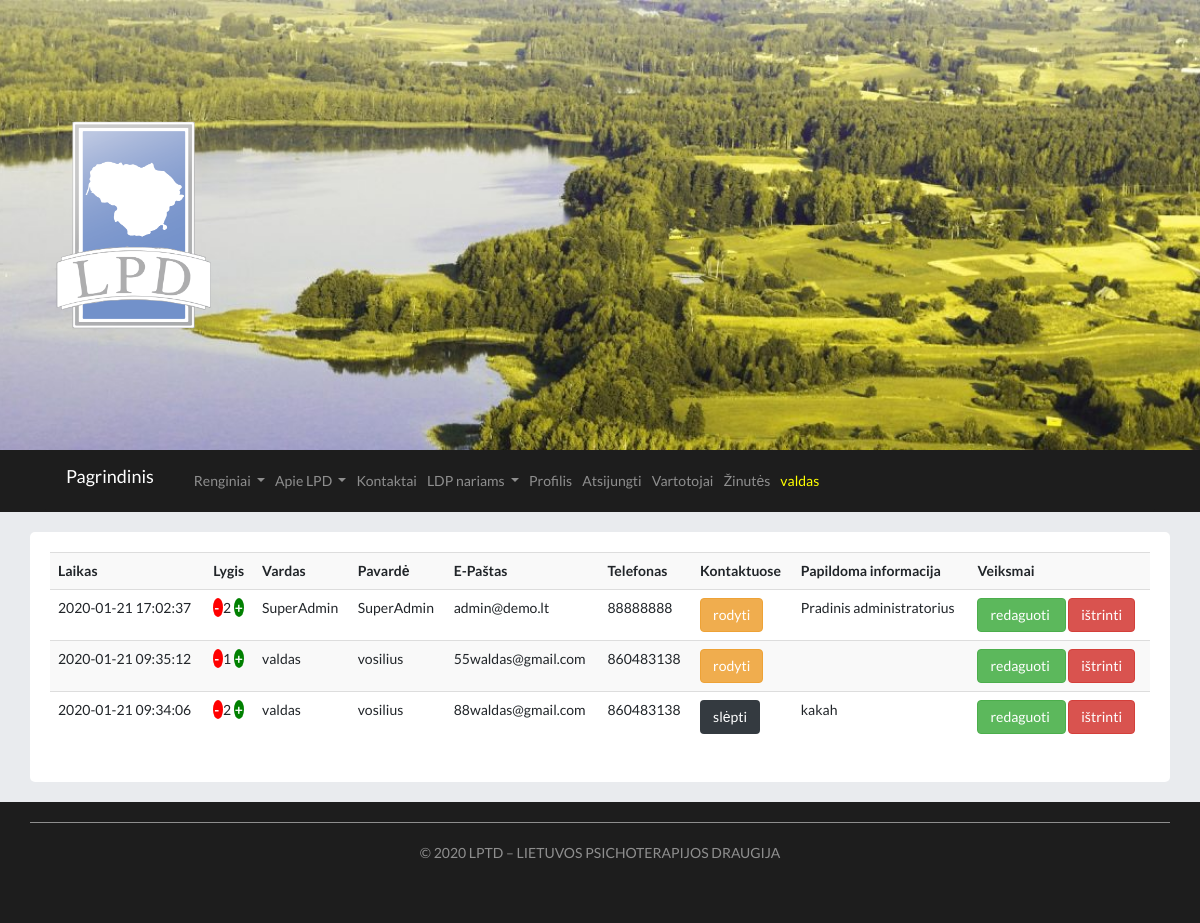
Page /vartotojai/ (signed in) on the committed database.
### main.py (models this page shows)
class User(db.Model):
	id = db.Column(db.Integer, primary_key=True)
	date_created = db.Column(db.DateTime, default=datetime.utcnow)
	name = db.Column(db.String(200), nullable=False)
	surname = db.Column(db.String(200), nullable=False)
	phone = db.Column(db.String(200), default="")
	email = db.Column(db.String(200), nullable=False)
	lvl = db.Column(db.Integer, default=0)
	password = db.Column(db.String(200), nullable=False)
	image = db.Column(db.String(300), default="")
	info = db.Column(db.String(1000), default="")
	info_en = db.Column(db.String(1000), default="")
	show = db.Column(db.String(10), default="False")
	confirmed = db.Column(db.String(10), default="False")
	session_token = db.Column(db.String, default="")

### main.py (the view)
@app.route("/vartotojai/", methods=["POST","GET"])
def control_users():
	users = reversed(User.query.order_by(User.date_created).all())
	return render_template("vartotojai.html", users=users, current_user=current_user())

### main.py (called while the page is built)
def current_user():
	email = request.cookies.get("current-user-email")
	print(">"*20)
	print(request.cookies)
	print(">"*20)
	current_user = User.query.filter_by(email=email).first()
	if current_user == None:
		current_user = guest_user()
	print(current_user.lvl)
	return current_user

### templates/vartotojai.html (shortened to what this page needs)
{% extends "base.html" %}
{% block page%}
	<div class = "row justify-content-lg-center">
		<div class = "col-lg-12 page">
		{% if current_user.lvl == 2 %}
		<table class="table table-striped">
			<tr>
				<th scope="col">Laikas</th>
				<th scope="col">Lygis</th>
				<th scope="col">Vardas</th>
				<th scope="col">Pavardė</th>
				<th scope="col">E-Paštas</th>
				<th scope="col">Telefonas</th>
				<th scope="col">Kontaktuose</th>
				<th scope="col">Papildoma informacija</th>
				<th scope="col">Veiksmai</th>
			</tr>
			{% for user in users %}
				<tr>
				{% set date = user.date_created.strftime('%Y-%m-%d %H:%M:%S') %}
					<td>{{date}}</td>
					<td>
						{% if user.confirmed == "True" and user.lvl > 0%}
							<a href="/down_user/{{user.id}}" class="mini_btn bg_red"> <b>-</b> </a>
						{% endif %}
							{{user.lvl}}
						{% if user.confirmed == "True" %}
							<a href="/up_user/{{user.id}}" class="mini_btn bg_green"> <b>+</b> </a>
						{% endif %}
					</td>
					<td>{{user.name}}</td>
					<td>{{user.surname}}</td>
					<td>{{user.email}}</td>
					<td>{{user.phone}}</td>
					<td>
						{% if user.confirmed == "True" %}
								{% if user.show == "False" %}
									<a href="/show_user/{{user.id}}" class="btn btn-warning"> rodyti </a>
								{% else %}
									<a href="/show_user/{{user.id}}" class="btn btn-dark"> slėpti </a>
								{% endif %}
						{% else %}
								<p> nepatvirtinta</p>
						{% endif %}
					</td>
					<td>{{user.info}}</td>
					<td>
						<a href="/edit_user/{{user.id}}" class="btn btn-success"> redaguoti </a>
						<a href="/delete_user/{{user.id}}" class="btn btn-danger"> ištrinti </a>
					</td>
				</tr>
			{% endfor %}
		</table>
		{% else %}
		error 404
		{% endif %}
		</div>
	</div>
{% endblock %}

### templates/base.html (shortened to what this page needs)
<!DOCTYPE html>
<html lang="en-US">
<head>
	<link href="https://stackpath.bootstrapcdn.com/bootstrap/4.4.1/css/bootstrap.min.css" rel="stylesheet">
	<link href="https://stackpath.bootstrapcdn.com/font-awesome/4.7.0/css/font-awesome.min.css" rel="stylesheet">
	<link href="//netdna.bootstrapcdn.com/bootstrap/3.2.0/css/bootstrap.min.css" rel="stylesheet" id="bootstrap-css">
	<link rel="stylesheet" href="../static/css/style.css">
</head>
<body>
<div class= "top-image" style="background-image: url(../static/img/cropped-1920.jpg);">
		<div class="container">
			<div class="blog-logoa">
				<a href="/" title="LPTD - Lietuvos Psichoterapijos Draugija" rel="home">
					<img src="../static/img/ICON-PNG.png" alt="LPTD - Lietuvos Psichoterapijos Draugija">
				</a>
			</div>
		</div>
</div>
<div class = " bg_dark ">
<div class = "container">
<nav class="navbar navbar-expand-lg navbar-dark bg_dark ">
  <a class="navbar-brand" href="/"> Pagrindinis</a>
  <div class="collapse navbar-collapse bg_dark" id="navbarNavDropdown">
    <ul class="navbar-nav">
      <li class="nav-item dropdown ">
        <a class="nav-link dropdown-toggle" href="#" id="navbarDropdownMenuLink" role="button" data-toggle="dropdown" aria-haspopup="true" aria-expanded="false">
          Renginiai
        </a>
      </li>
	  <li class="nav-item dropdown ">
        <a class="nav-link dropdown-toggle" href="#" id="navbarDropdownMenuLink" role="button" data-toggle="dropdown" aria-haspopup="true" aria-expanded="false">
          Apie LPD
        </a>
      </li>
	  <li class="nav-item">
        <a class="nav-link" href="/kontaktai/">Kontaktai</a>
      </li>
	  {% if current_user.lvl > 0 %}
      <li class="nav-item dropdown ">
        <a class="nav-link dropdown-toggle" href="#" id="navbarDropdownMenuLink" role="button" data-toggle="dropdown" aria-haspopup="true" aria-expanded="false">
          LDP nariams
        </a>
      </li>
	  {% endif %}
	  {% if current_user.lvl > 0 %}
	  <li class="nav-item">
        <a class="nav-link" href="/edit_user/{{current_user.id}}">Profilis</a>
      </li>
	  <li class="nav-item">
        <a class="nav-link" href="/logout/">Atsijungti</a>
      </li>
	  {% endif %}
	  {% if current_user.lvl == 2 %}
	  <li class="nav-item">
        <a class="nav-link" href="/vartotojai/">Vartotojai</a>
      </li>
	  <li class="nav-item">
        <a class="nav-link" href="/sms/">Žinutės</a>
      </li>
	  {% endif %}
	   <li class="nav-item">
        <a class="nav-link" href="#" style="color:yellow">{{current_user.name}}</a>
      </li>
    </ul>
  </div>
</nav>
</div>
</div>
<div class="container ">
{% block page%}{% endblock %}
</div>
<div class="bg_dark footer-copyright text-center footer">
	<div class="container">
			<p> © 2020 LPTD – <a href="/">LIETUVOS PSICHOTERAPIJOS DRAUGIJA</a>  </p>
	</div>
</div>
</body>
</html>

### static/css/style.css (style rules this page uses)
body { background-color: #e9ebee; font-family: 'Raleway', sans-serif; font-family: 'Lato', sans-serif; }
.navbar { margin-bottom:0px !important ; }
.page { padding: 20px; margin:20px auto; border-radius: 5px; background-color: white; }
.blog-logoa img { max-height: 250px; width: auto; max-width: 100%; height: auto; }
.top-image { bottom: 0px; padding: 100px 0; background: no-repeat center; background-size: cover; -moz-background-size: cover; -webkit-background-size: cover; }
.bg_dark { background-color:#1D1D1D; }
.bg_dark>a { color:rgba(255,255,255,0.5); padding:10px; }
.footer { color:rgba(255,255,255,0.5); padding:20px 0px 30px 0px; }
.footer a { color:rgba(255,255,255,0.5); text-decoration: none; }
.footer .container { border-top: 1px solid rgba(255,255,255,0.5); padding:20px 0px ; }
.bg_red { background-color: red; }
.bg_green { background-color: green; }
.mini_btn { padding:1px; border-radius: 50%; text-decoration: none; color:white; }

### rows in the picture
User: name "valdas", date_created "2020-01-21 09:34:06", lvl "2", surname "vosilius", email "88waldas@gmail.com", phone "860483138", info "kakah"
User: date_created "2020-01-21 17:02:37", lvl "2", name "SuperAdmin", surname "SuperAdmin", email "admin@demo.lt", phone "88888888", info "Pradinis administratorius"
User: date_created "2020-01-21 09:35:12", lvl "1", name "valdas", surname "vosilius", email "55waldas@gmail.com", phone "860483138"
